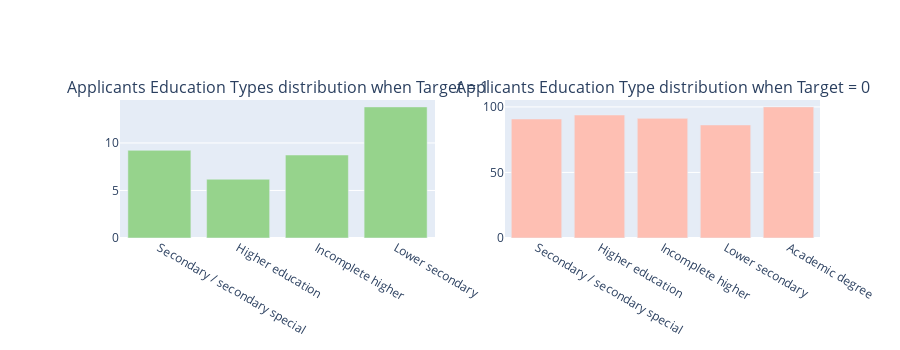

Notebook cell for this chart:
### Code cell
# Plotting a graph with comparison to the target variable distribution
tr1, tr2 = gp('education_type', 'Applicants Education Type which repayed the loan')
fig = tls.make_subplots(rows=1, cols=2, print_grid=False, 
                          subplot_titles = ["Applicants Education Types distribution when Target = 1", "Applicants Education Type distribution when Target = 0"])
fig.append_trace(tr1, 1, 1);
fig.append_trace(tr2, 1, 2);
fig['layout'].update(height=350, showlegend=False, margin=dict(l=120));
iplot(fig);


tr1, tr2 = gp('income_type', 'Applicants Income Types which repayed the loan')
fig = tls.make_subplots(rows=1, cols=2, print_grid=False, 
                          subplot_titles = ["Applicants Income Types when Target = 1", "Applicants Income Type When Target = 0"])
fig.append_trace(tr1, 1, 1);
fig.append_trace(tr2, 1, 2);
fig['layout'].update(height=350, showlegend=False, margin=dict(l=120));
iplot(fig);

### Figure 1 — Plotly figure (JSON) as saved in the notebook; plotly's stock layout.template omitted (floating-point values rounded to 4 significant figures)
{"data": [{"marker": {"color": "#96D38C"}, "name": "Target : 1", "type": "bar", "x": ["Secondary / secondary special", "Higher education", "Incomplete higher", "Lower secondary"], "xaxis": "x", "y": [9.222, 6.183, 8.733, 13.79], "yaxis": "y"}, {"marker": {"color": "#FEBFB3"}, "name": "Target : 0", "type": "bar", "x": ["Secondary / secondary special", "Higher education", "Incomplete higher", "Lower secondary", "Academic degree"], "xaxis": "x2", "y": [90.78, 93.82, 91.27, 86.21, 100], "yaxis": "y2"}], "layout": {"annotations": [{"font": {"size": 16}, "showarrow": false, "text": "Applicants Education Types distribution when Target = 1", "x": 0.225, "xanchor": "center", "xref": "paper", "y": 1, "yanchor": "bottom", "yref": "paper"}, {"font": {"size": 16}, "showarrow": false, "text": "Applicants Education Type distribution when Target = 0", "x": 0.775, "xanchor": "center", "xref": "paper", "y": 1, "yanchor": "bottom", "yref": "paper"}], "height": 350, "margin": {"l": 120}, "showlegend": false, "xaxis": {"anchor": "y", "domain": [0, 0.45]}, "xaxis2": {"anchor": "y2", "domain": [0.55, 1]}, "yaxis": {"anchor": "x", "domain": [0, 1]}, "yaxis2": {"anchor": "x2", "domain": [0, 1]}}}
